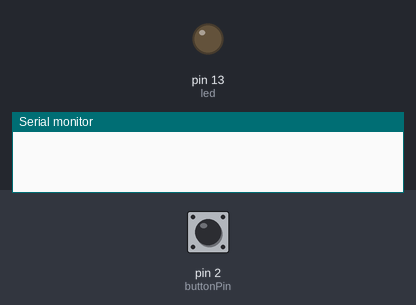
This sketch was run on a simulated Arduino Uno, built with avr-gcc and run on an emulated ATmega328P. Shown: output pins drawn as LEDs (lit = HIGH), the last lines printed to the serial monitor. The test bench sets the inputs (shaded band); at power-on: pin 2 (buttonPin) LOW.

Above: at 1.2 s.
1.3 s: pin 2 (buttonPin) pulled HIGH for 0.15 s
At 1.9 s:
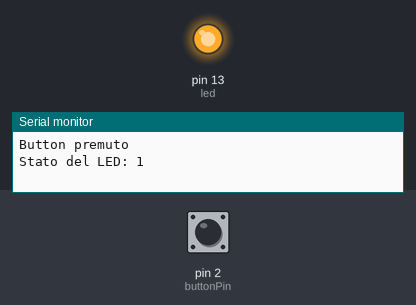
2.9 s: pin 2 (buttonPin) pulled HIGH for 1 s
At 4.3 s:
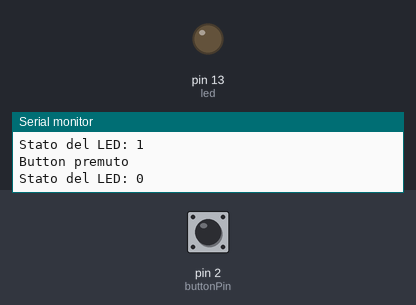
5.4 s: pin 2 (buttonPin) pulled HIGH for 3.2 s
At 6.2 s:
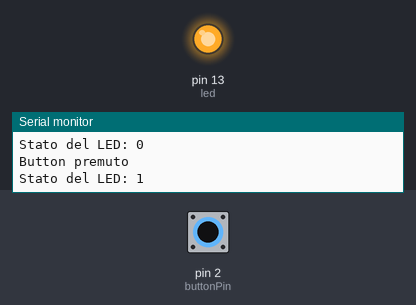
Timing chart, 0 to 8.4 s (numbered marks = the images above; inputs shaded):
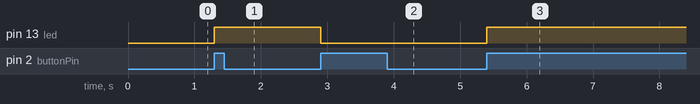

Measured:
- after the input at 1.3 s, pin 13 (led): LOW → HIGH at once
- after the input at 2.9 s, pin 13 (led): HIGH → LOW at once
- after the input at 5.4 s, pin 13 (led): LOW → HIGH at once

The sketch:

debounce_2_and_contratto.ino
```cpp
/*
   Stato di un bottone

 Legge lo stato di un input

 */
int led = 13;
int buttonPin = 2;
int statoAttuale;                        // variable for reading the pin status
int ultimoStato;                // variable to hold the last button state
int ledStatus = 0;             // varabile per mantenere lo stato del led

long ultimoCambio = 0;  // Momento in cui e' stato attivato il PIN input
long debounceDelay = 100;    // Tempo di debounce

void setup() {
  pinMode(buttonPin, INPUT);    // Set the switch pin as input
  pinMode(led, OUTPUT);
  Serial.begin(9600);           // Set up serial communication at 9600bps
  ultimoStato = digitalRead(buttonPin);   // read the initial state
}

void loop(){
  statoAttuale = digitalRead(buttonPin);      // read input value and store it in var

  if (statoAttuale == HIGH && statoAttuale != ultimoStato && millis() - ultimoCambio > debounceDelay ) {
    //
    Serial.println("Button premuto");

    ledStatus = !ledStatus ;    // Inverte lo stato del LED
    Serial.print("Stato del LED: ");  // DEBUG
    Serial.println(ledStatus) ;
    ultimoCambio = millis() ;    // Registra il tempo attuale
  }

  //  Serial.print("statoAttuale ");
  //  Serial.println(statoAttuale);
  //  Serial.println(ultimoStato);
  //delay(400);
  ultimoStato = statoAttuale;                 // save the new state in our variable
  digitalWrite(led, ledStatus);      // setta il led allo stato richiesto


}
```
